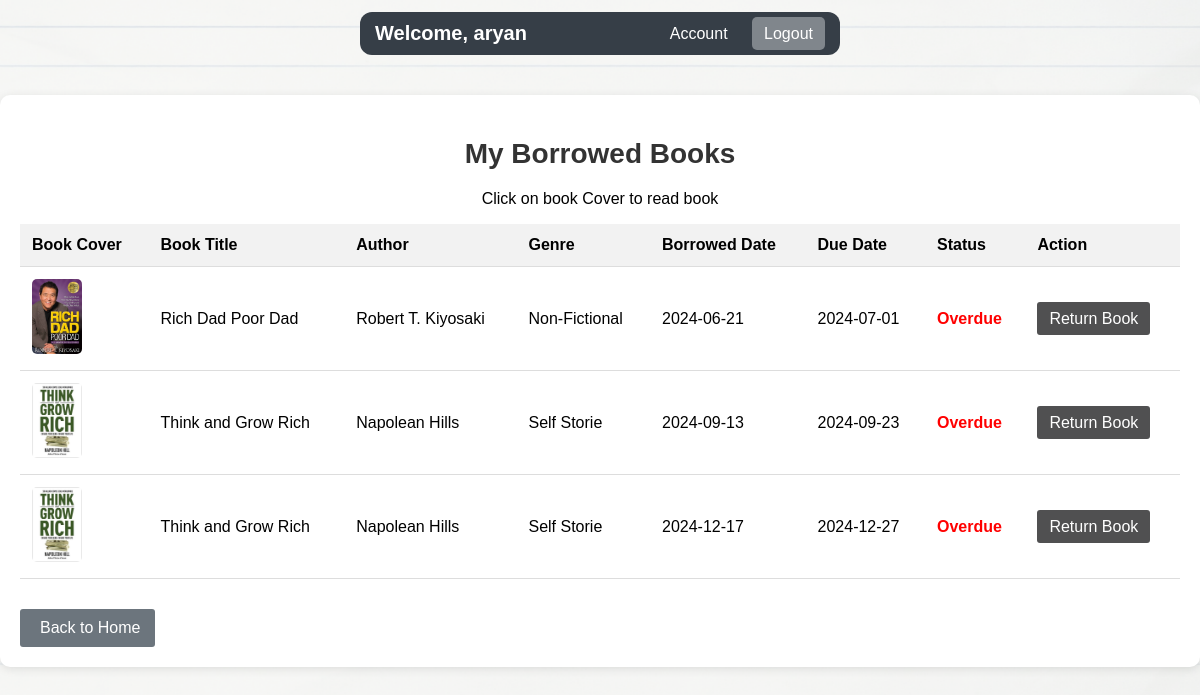
Screenshot of /account (signed in) with the database file from the repository.
### catalog/models.py (models this page shows, shortened)
class UserBook(models.Model):
    user = models.ForeignKey(User, on_delete=models.CASCADE)
    book = models.ForeignKey(Book, on_delete=models.CASCADE)
    borrowed_date = models.DateTimeField(default=timezone.now)
    due_date = models.DateTimeField(default=timezone.now() + timezone.timedelta(days=10))

class Book(models.Model):
    title = models.CharField(max_length=255)
    author = models.CharField(max_length=255)
    genre = models.CharField(max_length=100)
    cover_image = models.ImageField(upload_to='images')
    count = models.IntegerField(default=0)
    pdf_file = models.FileField(upload_to='book_pdfs/', blank=True, null=True)

### catalog/views.py (the view)
# urls.py: path('account', views.account,name='account'),
@login_required
def account(request):
    user_books = UserBook.objects.filter(user=request.user)
    context = {
        'user_books': user_books,
        'now': timezone.now(),
    }
    return render(request, 'account.html', context)

### catalog/templates/account.html (shortened to what this page needs)
{% include 'navbar.html' %}
<!DOCTYPE html>
<html lang="en">
<head>
    {% load static %}
    <link rel="stylesheet" href="{% static 'css/account.css' %}">
</head>
<body>
    <section class="account-section">
        <h2>My Borrowed Books</h2>
        <p style="text-align:center">Click on book Cover to read book</p>
        {% if user_books %}
        <table class="borrowed-books-table">
            <thead>
                <tr>
                    <th>Book Cover</th>
                    <th>Book Title</th>
                    <th>Author</th>
                    <th>Genre</th>
                    <th>Borrowed Date</th>
                    <th>Due Date</th>
                    <th>Status</th>
                    <th>Action</th>
                </tr>
            </thead>
            <tbody>
                {% for user_book in user_books %}
                <tr>
                    <td>
                        {% if user_book.book.pdf_file %}
                            <a href="{{ user_book.book.pdf_file.url }}" target="_blank">
                                <img src="{{ user_book.book.cover_image.url }}" alt="{{ user_book.book.title }}" class="cover-image">
                            </a>
                        {% else %}
                            <img src="{{ user_book.book.cover_image.url }}" alt="{{ user_book.book.title }}" class="cover-image">
                        {% endif %}
                    </td>
                    <td>{{ user_book.book.title }}</td>
                    <td>{{ user_book.book.author }}</td>
                    <td>{{ user_book.book.genre }}</td>
                    <td>{{ user_book.borrowed_date|date:'Y-m-d' }}</td>
                    <td>{{ user_book.due_date|date:'Y-m-d' }}</td>
                    <td>
                        {% if user_book.due_date < now %}
                        <span class="overdue">Overdue</span>
                        {% else %}
                        <span class="borrowed">Borrowed</span>
                        {% endif %}
                    </td>
                    <td>
                        <a href="{% url 'return_book' user_book.id %}" class="btn-return">Return Book</a>
                    </td>
                </tr>
                {% endfor %}
            </tbody>
        </table>
        {% else %}
        <p>No books borrowed yet.</p>
        {% endif %}
        <a href="{% url 'home' %}" class="btn-back-home"> Back to Home</a>
    </section>
</body>
</html>

### catalog/templates/navbar.html (shortened to what this page needs)
<!DOCTYPE html>
<html lang="en">
<head>
    {% load static %}
    <link rel="stylesheet" href="{% static 'css/navbar.css' %}">
</head>
<body>
    <nav class="navbar">
        <div class="navbar-container">
            <div class="navbar-brand">
                <a href="{% url 'home' %}">Welcome, {{ user.username }}</a>
            </div>
            <div class="navbar-links">
                    <a href="{% url 'account' %}">Account</a>
                    <a href="{% url 'index' %}" class="navbar-logout-btn">Logout</a>
            </div>
        </div>
    </nav>
</body>
</html>

### catalog/static/css/navbar.css (style rules this page uses)
.navbar { background-color: #363e47; padding: 10px 0; margin-bottom: 20px; margin-top: 1%; margin-left: 30% ; margin-right: 30% ; border-radius: 12px; }
.navbar-container { max-width: 1200px; margin: 0 auto; display: flex; justify-content: space-between; align-items: center; }
.navbar-brand a { color: white; margin-left: 15px; text-decoration: none; font-size: 20px; font-weight: bold; }
.navbar-links a { color: white; text-decoration: none; margin-left: 20px; transition: color 0.3s ease; }
.navbar-logout-btn { background-color: #80868c; padding: 8px 12px; border-radius: 5px; margin-right: 15px; }

### catalog/static/css/account.css (style rules this page uses)
body { font-family: Arial, sans-serif; margin: 0; padding: 0; background-color: #f8f9fa; background-image: url("/static/images/2bg.png"); background-size: cover; background-position: center; background-repeat: no-repeat; }
.account-section { max-width: 1200px; margin: 40px auto; padding: 20px; background-color: #fff; border-radius: 10px; box-shadow: 0 2px 10px rgba(0, 0, 0, 0.1); }
h2 { margin-bottom: 20px; text-align: center; color: #333; font-size: 28px; }
.borrowed-books-table { width: 100%; border-collapse: collapse; margin-bottom: 20px; }
.borrowed-books-table th, .borrowed-books-table td { padding: 12px; border-bottom: 1px solid #ddd; text-align: left; }
.borrowed-books-table th { background-color: #f2f2f2; font-weight: bold; }
.borrowed-books-table img.cover-image { max-width: 50px; height: auto; border-radius: 5px; cursor: pointer; }
.overdue { color: red; font-weight: bold; }
.btn-return { padding: 8px 12px; background-color: #505051; color: white; border: none; border-radius: 3px; text-decoration: none; cursor: pointer; transition: background-color 0.3s; }
.btn-back-home { display: inline-block; margin-top: 10px; padding: 10px 15px; background-color: #6c757d; color: white; border: none; border-radius: 3px; text-decoration: none; cursor: pointer; transition: background-color 0.3s; }
.cover-image { max-width: 150px; height: auto; border-radius: 5px; overflow: hidden; transition: transform 0.3s ease; }

### rows the page displays
UserBook: book.cover_image (picture), book "Rich Dad Poor Dad", book.author "Robert T. Kiyosaki", book.genre "Non-Fictional", borrowed_date "2024-06-21", due_date "2024-07-01", shows "Overdue"
UserBook: book.cover_image (picture), book "Think and Grow Rich", book.author "Napolean Hills", book.genre "Self Storie", borrowed_date "2024-09-13", due_date "2024-09-23", shows "Overdue"
UserBook: book.cover_image (picture), book "Think and Grow Rich", book.author "Napolean Hills", book.genre "Self Storie", borrowed_date "2024-12-17", due_date "2024-12-27", shows "Overdue"

### other values shown
{{ user.username }} "aryan"
